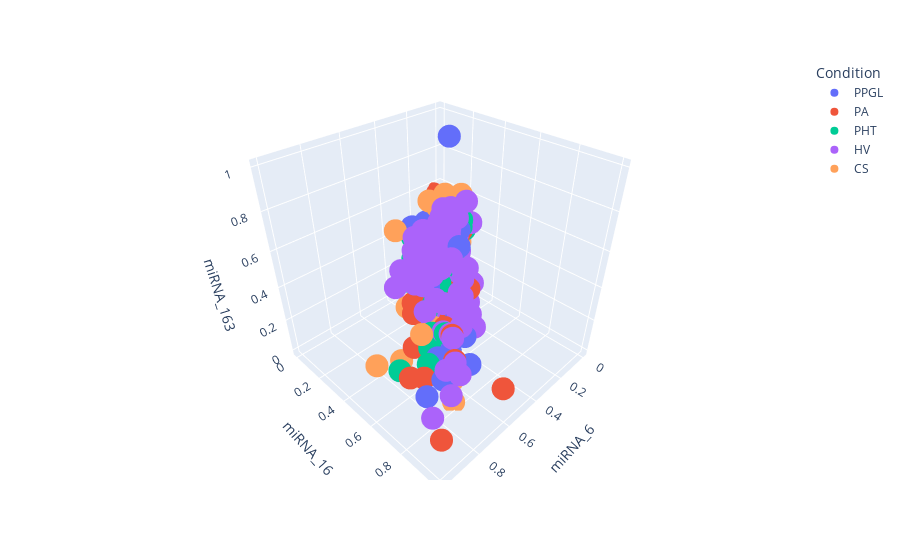

Notebook code for this chart:
### Code cell
fig = px.scatter_3d(x, x="miRNA_6", y="miRNA_16", z="miRNA_163", color='Condition')
fig.show()
